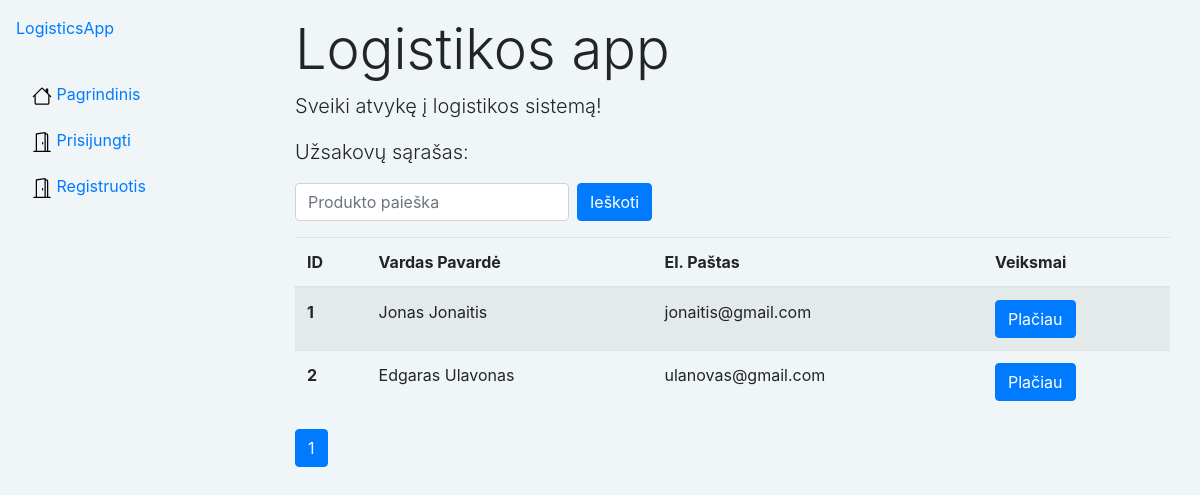
Page /logistics/customers/ on the earlier database version.
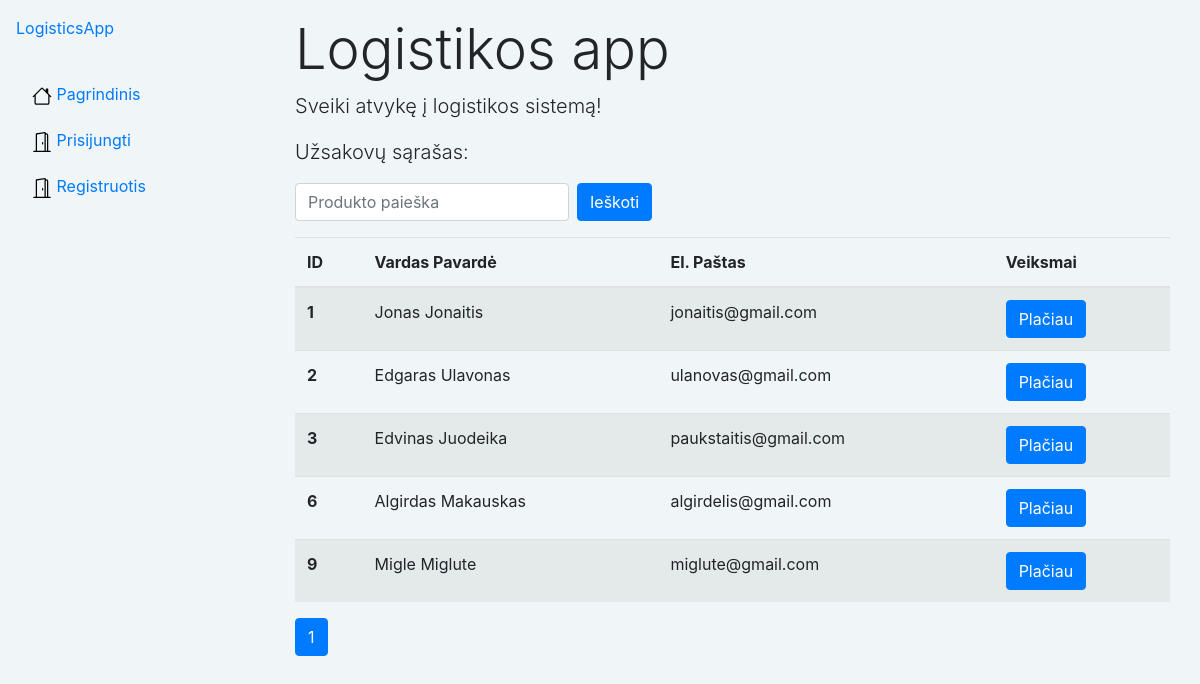
Same page on the later database version.
### logistics/models.py (models this page shows, shortened)
class Customer(models.Model):
    name = models.CharField('Vardas Pavarde', max_length=80, help_text='Įveskite užsakovo vardą ir pavardę')
    email = models.CharField('El.Paštas', max_length=100, unique=True, help_text='Įveskite el. paštą')
    location = models.CharField('Adresas', max_length=100, help_text='Įveskite adresą')
    phone_number = models.CharField('Tel.Nr', max_length=25, help_text='Įveskite Tel.Nr.')
    user = models.ForeignKey(User, on_delete=models.SET_NULL, null=True, blank=True)

### logistics/views.py (the view)
# urls.py: path('customers/', views.customers, name='customers'),
def customers(request):
    all_customers = Customer.objects.all()
    all_users = User.objects.all()
    query = request.GET.get('q')
    if query:
        search_customers = Customer.objects.filter(
            Q(name__icontains=query)
        )
        all_customers = search_customers
    page = request.GET.get('page', 1)
    paginator = Paginator(all_customers, 5)
    try:
        all_customers = paginator.page(page)
    except PageNotAnInteger:
        all_customers = paginator.page(1)
    except EmptyPage:
        all_customers = paginator.page(paginator.num_pages)
    context = {
        'all_customers': all_customers,
        'all_users': all_users
    }
    return render(request, 'customers/customers.html', context=context)

### logistics/templatetags/custom_pagination.py (called while the page is built)
@register.inclusion_tag('pagination_template.html')
def show_pagination_links(queryset, parameter_name='page'):
    return {'current_list': queryset, 'parameter_name': parameter_name}

### templates/customers/customers.html (shortened to what this page needs)
{% extends "base.html" %}
{% load custom_pagination %}
{% block content %}
<div class="container mt-3">
    <h1 class="display-4">Logistikos app</h1>
    <p class="lead">Sveiki atvykę į logistikos sistemą!</p>
    <p class="lead">Užsakovų sąrašas:</p>
    <div class="d-flex justify-content-between">
        <form method="get" class="form-inline my-2 my-lg-0">
            <input class="form-control mr-sm-2" type="search" placeholder="Produkto paieška" aria-label="Search"
                   name="q"
                   value="{{ request.GET.q }}">
            <button class="btn btn-primary my-2 my-sm-0" type="submit">Ieškoti</button>
        </form>
    </div>
    <div class="mt-3">
        {% if all_customers %}
        <table class="table table-striped">
            <thead>
            <tr>
                <th scope="col">ID</th>
                <th scope="col">Vardas Pavardė</th>
                <th scope="col">El. Paštas</th>
                <th scope="col">Veiksmai</th>
            </tr>
            </thead>
            <tbody>
            {% for customer in all_customers %}
            <tr>
                <th scope="row">{{ customer.id }}</th>
                <td>{{ customer.name }}</td>
                <td>{{ customer.email }}</td>
                <td>
                    <a href="{% url 'customer' customer.id %}" class="btn btn-primary">Plačiau</a>
                </td>
            </tr>
            {% endfor %}
            </tbody>
        </table>
        {% show_pagination_links all_customers %}
        {% else %}
        <p>Nerasta jokių rezultatų pagal paiešką.</p>
        {% endif %}
    </div>
</div>
{% endblock %}

Differences in the rows shown:
added Customer: id "3", name "Edvinas Juodeika", email "paukstaitis@gmail.com"
added Customer: id "6", name "Algirdas Makauskas", email "algirdelis@gmail.com"
added Customer: id "9", name "Migle Miglute", email "miglute@gmail.com"
